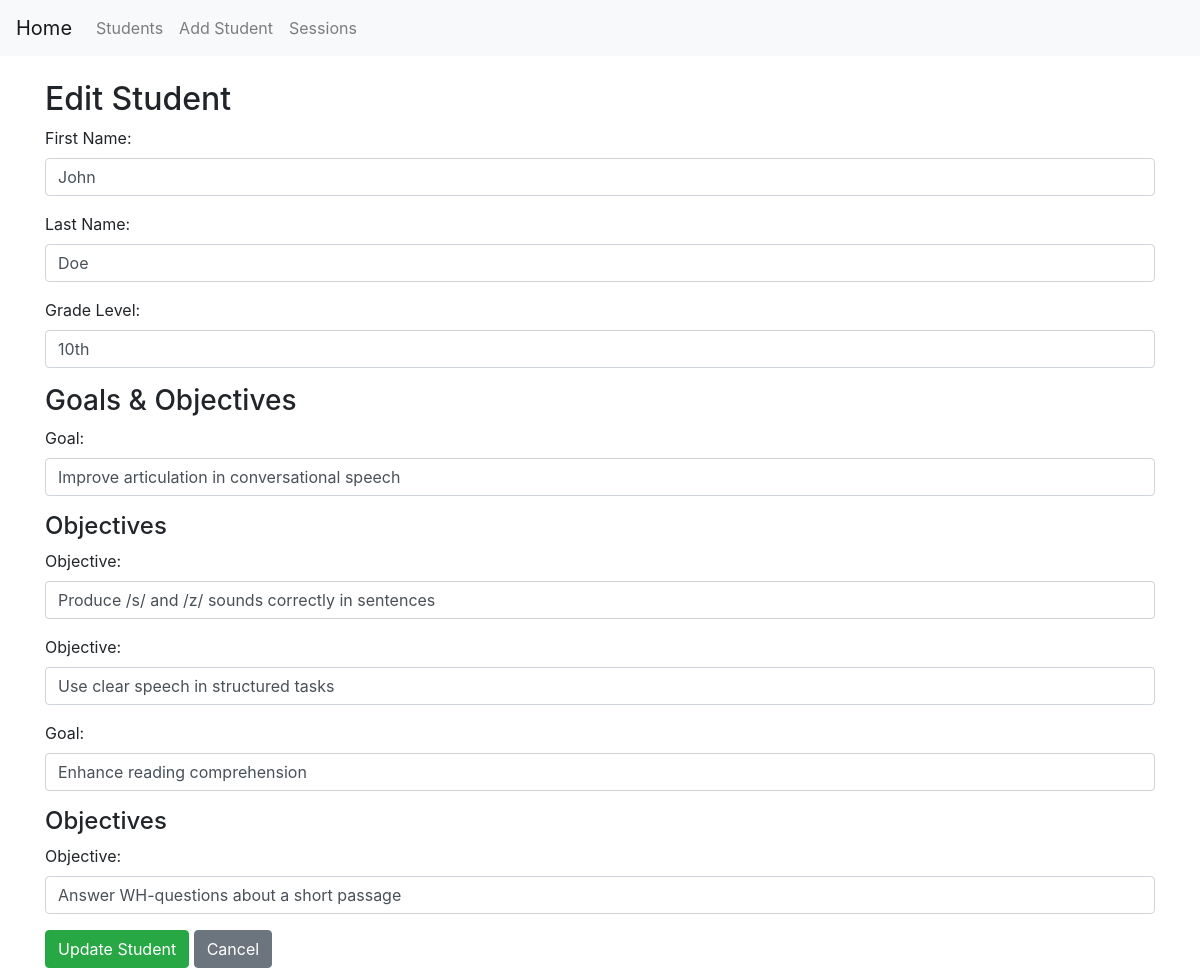
The page /edit_student/2 on the database its author committed.
### models.py (models this page shows)
class Student(db.Model):
    __tablename__ = 'student'
    student_id = db.Column(db.Integer, primary_key=True)
    first_name = db.Column(db.String(255), nullable=False)
    last_name = db.Column(db.String(255), nullable=False)
    grade_level = db.Column(db.String(255))
    iep_goals = db.Column(db.Text)
    sessions = db.relationship('Session', backref='student')
    goals = db.relationship('Goal', backref='student')

class Goal(db.Model):
    __tablename__ = 'goal'
    goal_id = db.Column(db.Integer, primary_key=True)
    student_id = db.Column(db.Integer, db.ForeignKey('student.student_id'), nullable=False)
    goal_description = db.Column(db.String(255), nullable=False)
    objectives = db.relationship('Objective', backref='goal')

class Objective(db.Model):
    __tablename__ = 'objective'
    objective_id = db.Column(db.Integer, primary_key=True)
    goal_id = db.Column(db.Integer, db.ForeignKey('goal.goal_id'), nullable=False)
    objective_description = db.Column(db.String(255), nullable=False)
    with_accuracy = db.Column(db.String(255))
    sessions = db.relationship('Session',
                               secondary=session_objectives_association,
                               primaryjoin=(objective_id == session_objectives_association.c.objective_id),
                               secondaryjoin=(session_objectives_association.c.session_id == Session.session_id),
                               back_populates='objectives'
                               )

### routes.py (the view, shortened to what this page needs)
@routes_bp.route('/edit_student/<int:student_id>', methods=['GET', 'POST'])
def edit_student(student_id):
    student = Student.query.get_or_404(student_id)
    goals = Goal.query.filter_by(student_id=student_id).all()
    objectives = Objective.query.filter(Objective.goal_id.in_([goal.goal_id for goal in goals])).all()
    return render_template('edit_student.html', student=student, goals=goals, objectives=objectives)

### templates/edit_student.html
{% extends "base.html" %}
{% block content %}
  <h2>Edit Student</h2>
  <form action="" method="POST">
    <div class="mb-3">
      <label for="first_name" class="form-label">First Name:</label>
      <input type="text" id="first_name" name="first_name" class="form-control" value="{{ student.first_name }}" required>
    </div>
    <div class="mb-3">
      <label for="last_name" class="form-label">Last Name:</label>
      <input type="text" id="last_name" name="last_name" class="form-control" value="{{ student.last_name }}" required>
    </div>
    <div class="mb-3">
      <label for="grade_level" class="form-label">Grade Level:</label>
      <input type="text" id="grade_level" name="grade_level" class="form-control" value="{{ student.grade_level }}">
    </div>
    <h3>Goals & Objectives</h3>
    {% for goal in goals %}
      <div class="mb-3">
        <label for="goal_{{ goal.goal_id }}" class="form-label">Goal:</label>
        <input type="text" id="goal_{{ goal.goal_id }}" name="goal_{{ goal.goal_id }}" class="form-control" value="{{ goal.goal_description }}">
      </div>
      <h4>Objectives</h4>
      {% for objective in objectives %}
        {% if objective.goal_id == goal.goal_id %}
          <div class="mb-3">
            <label for="objective_{{ objective.objective_id }}" class="form-label">Objective:</label>
            <input type="text" id="objective_{{ objective.objective_id }}" name="objective_{{ objective.objective_id }}" class="form-control" value="{{ objective.objective_description }}">
          </div>
        {% endif %}
      {% endfor %}
    {% endfor %}
    <button type="submit" class="btn btn-success">Update Student</button>
    <a href="{{ url_for('routes.students') }}" class="btn btn-secondary">Cancel</a>
  </form>
{% endblock %}

### rows shown on the page
Student: first_name "John", last_name "Doe", grade_level "10th"
Goal: goal_description "Improve articulation in conversational speech"
Objective: objective_description "Produce /s/ and /z/ sounds correctly in sentences"
Objective: objective_description "Use clear speech in structured tasks"
Goal: goal_description "Enhance reading comprehension"
Objective: objective_description "Answer WH-questions about a short passage"
